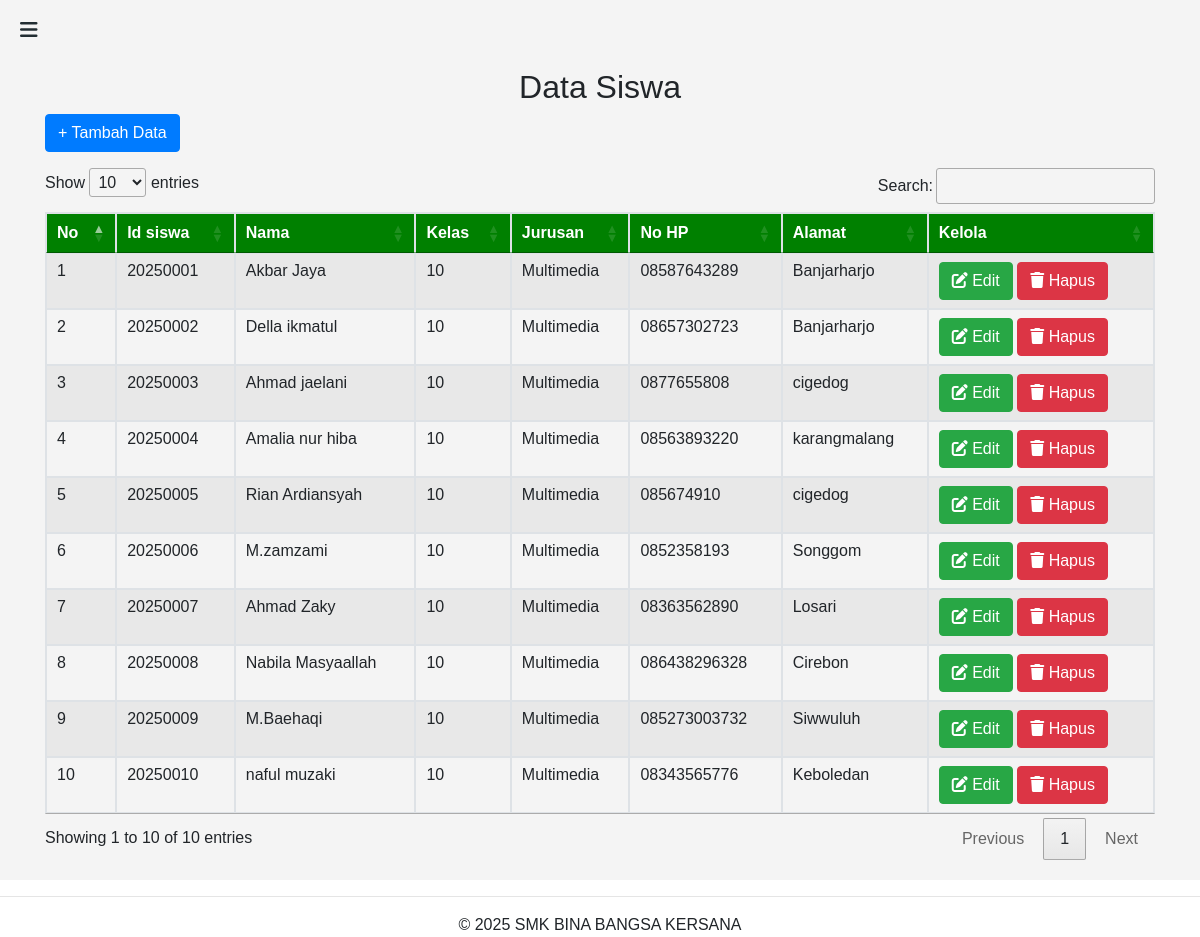
Page /siswa.php (signed in) on the committed database.
### tables this page shows
CREATE TABLE `siswa` (
  `id_siswa` int(11) NOT NULL,
  `Nama` varchar(100) NOT NULL,
  `Kelas` varchar(10) NOT NULL,
  `jurusan` varchar(100) DEFAULT NULL,
  `No_hp` varchar(15) DEFAULT NULL,
  `Alamat` text DEFAULT NULL
);

### siswa.php (the view, shortened to what this page needs)
<?php
include 'sidebar.php';
?>
<!DOCTYPE html>
<html lang="id">
<head>
    <link rel="stylesheet" href="https://maxcdn.bootstrapcdn.com/bootstrap/4.5.2/css/bootstrap.min.css">
    <link rel="stylesheet" href="https://cdn.datatables.net/1.11.5/css/jquery.dataTables.min.css">
</head>
    <div class="main-content">
        <div class="container mt-5">
            <h2 class="text-center">Data Siswa</h2>
            <a href="data_siswa.php" class="btn btn-primary mb-3">+ Tambah Data</a>
            <table id="dataSiswa" class="table table-striped table-bordered">
                <thead>
                    <tr>
                        <th>No</th>
                        <th>Id siswa</th>
                        <th>Nama</th>
                        <th>Kelas</th>
                        <th>Jurusan</th>
                        <th>No HP</th>
                        <th>Alamat</th>
                        <th>Kelola</th>
                    </tr>
                </thead>
                <tbody>
                    <?php
                    include 'koneksi.php';
                    $query = "SELECT * FROM siswa";
                    $result = mysqli_query($koneksi, $query);
                    $no = 1;
                    while($row = mysqli_fetch_assoc($result)) {
                        echo "<tr>
                                <td>{$no}</td>
                                <td>{$row['id_siswa']}</td>
                                <td>{$row['Nama']}</td>
                                <td>{$row['Kelas']}</td>
                                <td>{$row['jurusan']}</td>
                                <td>{$row['No_hp']}</td>
                                <td>{$row['Alamat']}</td>
                                <td>
                                <a href='edit_siswa.php?id_siswa={$row['id_siswa']}' class='btn btn-success'>
                                    <i class='fas fa-edit'></i> Edit
                                </a>
                                <a href='hapus_siswa.php?id={$row['id_siswa']}' class='btn btn-danger' onclick='return confirm(\"Apakah Anda yakin ingin menghapus siswa ini?\")'>
                                    <i class='fas fa-trash'></i> Hapus
                                </a>
                            </td>
                            </tr>";
                        $no++;
                    }
                    ?>
                </tbody>
            </table>
        </div>
    </div>
    <hr class="text-light">
    <div class="text-center">
    <p class="mb-0">&copy; 2025 SMK BINA BANGSA KERSANA</p>
    </div>
</body>
</html>

### sidebar.php (style rules this page uses)
* { margin: 0; padding: 0; box-sizing: border-box; font-family: Arial, sans-serif; }
.main-content { margin-left: 0; padding: 20px; transition: margin-left 0.3s ease; background-color: #f4f4f4; flex-grow: 1; }
.container { margin-top: 80px; width: calc(100% - 250px); }

### siswa.php (style rules this page uses)
.table thead { background-color: green; color: white; }

### rows in the picture
siswa: id_siswa "20250001", Nama "Akbar Jaya", Kelas "10", jurusan "Multimedia", No_hp "08587643289", Alamat "Banjarharjo"
siswa: id_siswa "20250002", Nama "Della ikmatul", Kelas "10", jurusan "Multimedia", No_hp "08657302723", Alamat "Banjarharjo"
siswa: id_siswa "20250003", Nama "Ahmad jaelani", Kelas "10", jurusan "Multimedia", No_hp "0877655808", Alamat "cigedog"
siswa: id_siswa "20250004", Nama "Amalia nur hiba", Kelas "10", jurusan "Multimedia", No_hp "08563893220", Alamat "karangmalang"
siswa: id_siswa "20250005", Nama "Rian Ardiansyah", Kelas "10", jurusan "Multimedia", No_hp "085674910", Alamat "cigedog"
siswa: id_siswa "20250006", Nama "M.zamzami", Kelas "10", jurusan "Multimedia", No_hp "0852358193", Alamat "Songgom"
siswa: id_siswa "20250007", Nama "Ahmad Zaky", Kelas "10", jurusan "Multimedia", No_hp "08363562890", Alamat "Losari"
siswa: id_siswa "20250008", Nama "Nabila Masyaallah", Kelas "10", jurusan "Multimedia", No_hp "086438296328", Alamat "Cirebon"
siswa: id_siswa "20250009", Nama "M.Baehaqi", Kelas "10", jurusan "Multimedia", No_hp "085273003732", Alamat "Siwwuluh"
siswa: id_siswa "20250010", Nama "naful muzaki", Kelas "10", jurusan "Multimedia", No_hp "08343565776", Alamat "Keboledan"
